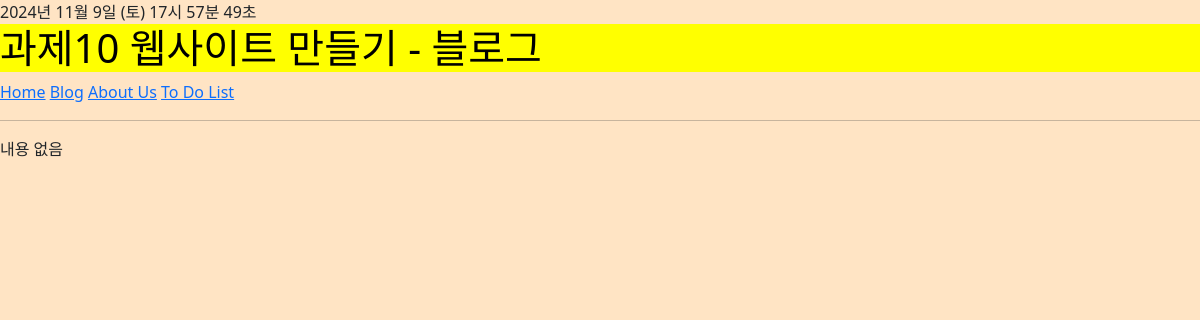
The page /blog_list on the database as committed earlier.
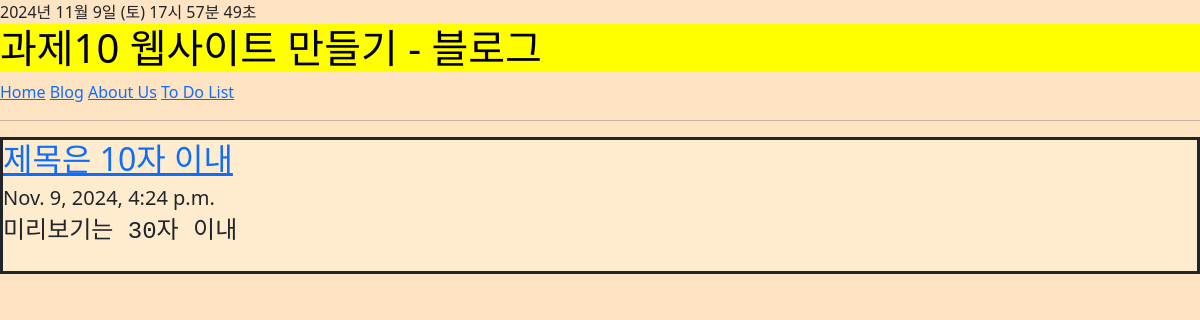
The same page on the database as committed later.
### blog/models.py (models this page shows, shortened)
class Post(models.Model):
    title = models.CharField(max_length=30)
    preview = models.CharField(max_length=50)
    content = models.TextField()
    created_at = models.DateTimeField(auto_now_add=True)
    updated_at = models.DateTimeField(auto_now=True)
    def get_absolute_url(self):
        return f'/blog/{self.pk}/'

### blog/views.py (the view)
# urls.py: path('blog_list', views.blog_list, name='blog_list'),
def blog_list(request):
    posts = Post.objects.all().order_by('-pk')
    return render(
        request,
        'blog/blog_list.html',
        {
            'title': 'blog',
            'subtitle': '블로그',
            'posts': posts
        }
    )

### blog/templates/blog/blog_list.html
{% extends './layout.html' %}
{% load static %}
{% block content %}
{% if posts|length > 0 %}
{% for post in posts %}
    <section>
    <h2>
        <a href="{{ post.get_absolute_url }}">{{ post.title }}</a>
    </h2>
    <h5>{{ post.created_at}}</h5>
            <pre><h4>{{ post.preview }}</h4></pre>
    </section>
    <br>
{% endfor %}
{% else %}
    <p>내용 없음</p>
{% endif %}
{% endblock %}

### blog/templates/blog/layout.html (shortened to what this page needs)
{% load static %}
<!DOCTYPE html>
<html>
<head>
    <link href="https://cdn.jsdelivr.net/npm/bootstrap@5.3.3/dist/css/bootstrap.min.css" rel="stylesheet">
    <link rel="stylesheet" href="{% static 'blog/layout.css' %}">
</head>
<body>
    <header>
        <div id="clock"></div>
        {% if subtitle %}
        <h1>과제10 웹사이트 만들기 - {{ subtitle }}</h1>
        {% else %}
        <h1>과제10 웹사이트 만들기</h1>
        {% endif %}
    </header>
    <nav>
        <a href="{% url 'blog:index' %}">Home</a>
        <a href="{% url 'blog:blog_list' %}">Blog</a>
        <a href="{% url 'blog:about_me' %}">About Us</a>
        <a href="/todo_app">To Do List</a>
    </nav>
    <hr>
    <main role="main">
    {% block content %}{% endblock %}
    </main>
</body>
</html>

### blog/static/blog/layout.css (style rules this page uses)
section { border: solid; background-color: blanchedalmond; }
body { background-color: bisque; }

### blog/templates/blog/layout.html (style rules this page uses)
h1 { color: black; background-color: yellow; transition: color background-color 1s; }

Rows that differ between the two databases and show on the page:
added Post: title "제목은 10자 이내", created_at "Nov. 9, 2024, 4:24 p.m.", preview "미리보기는 30자 이내"
Other text that changed with them:
text no longer shown: "내용 없음"
